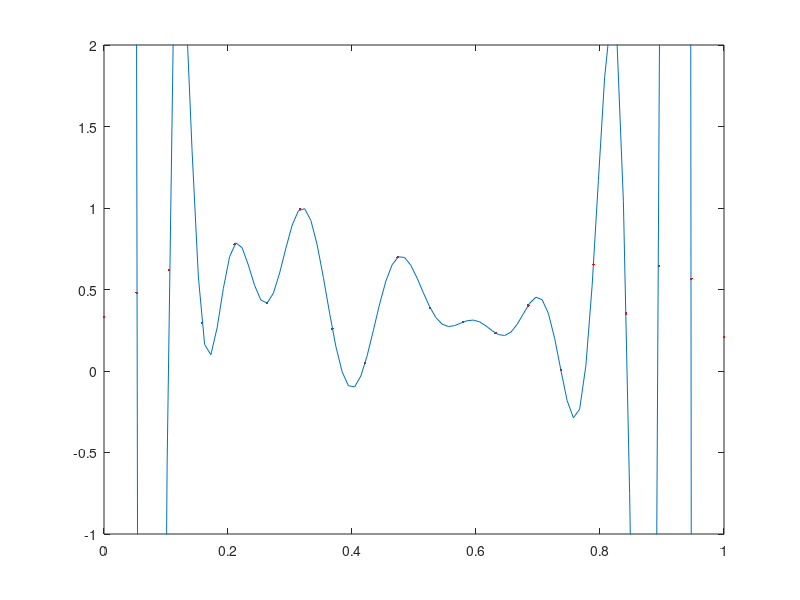

Here is the MATLAB script that generated this plot:
% data
n = 20; X = linspace(0,1,n);                    % equidistant nodes
f = rand(size(X));                              % random data

% constructing the interpolating polynomial
nonzero = @(x) x(x~=0);
om = @(y) prod(nonzero(y-X));                   % (variant of) node polynomial
for i = 1:n, lam(i) = 1/om(X(i)); end           % weights
p = @(x) sum(lam.*f./(x-X))/sum(lam./(x-X));    % 2st barycentric formula

% evaluation
y = linspace(0.001,0.999,100);                  % evaluation points
for j = 1:length(y), py(j) = p(y(j)); end
plot(X,f,'r.',y,py,'markersize',20);
axis([0 1 -1 2]);